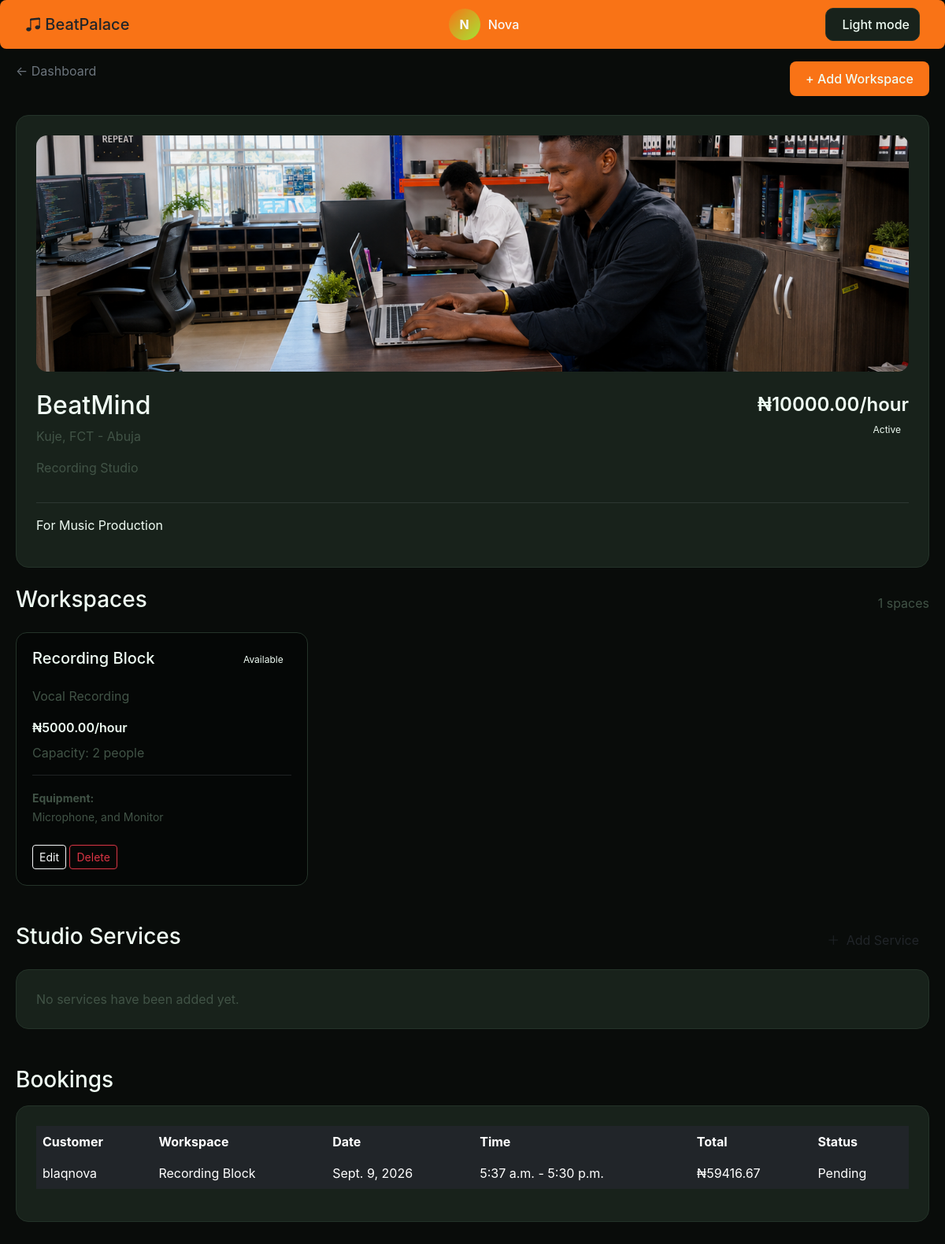
Screenshot of /studio/owner/studios/1/ (signed in) with the database file from the repository.
### accounts/models.py (models this page shows)
class User(AbstractUser):
    ROLE_CHOICES = (
        ("producer", "Producer"),
        ("artist", "Artist"),
    )
    email = models.EmailField(unique=True)
    role = models.CharField(
        max_length=20,
        choices=ROLE_CHOICES
    )
    avatar = models.ImageField(
        upload_to="avatars/",
        blank=True,
        null=True
    )
    verified = models.BooleanField(default=False)
    created_at = models.DateTimeField(auto_now_add=True)
    def __str__(self):
        return self.username

### studio/models.py (models this page shows, shortened)
class Studio(models.Model):
    STUDIO_TYPES = [
        ("recording", "Recording Studio"),
        ("mixing", "Mixing Room"),
        ("production", "Production Room"),
        ("rehearsal", "Rehearsal Room"),
        ("podcast", "Podcast / Video Studio"),
        ("content", "Content Creation Space"),
    ]
    STATE = [
        ("Abia",     "Abia"),
        ("Adamawa",     "Adamawa"),
        ("Akwa Ibom",     "Akwa Ibom"),
        ("Anambra",     "Anambra"),
        ("Bauchi",     "Bauchi"),
        ("Bayelsa",     "Bayelsa"),
        ("Benue",     "Benue"),
        ("Borno",     "Borno"),
        ("Cross River",     "Cross River"),
        ("Delta",     "Delta"),
        ("Ebonyi",     "Ebonyi"),
        ("Edo",     "Edo"),
        ("Ekiti",     "Ekiti"),
        ("Enugu",     "Enugu"),
        ("FCT - Abuja",     "FCT - Abuja"),
        ("Gombe",     "Gombe"),
        ("Imo",     "Imo"),
        ("Jigawa",     "Jigawa"),
        ("Kaduna",     "Kaduna"),
        ("Kano",     "Kano"),
        ("Katsina",     "Katsina"),
        ("Kebbi",     "Kebbi"),
        ("Kogi",     "Kogi"),
        ("Kwara",     "Kwara"),
        ("Lagos",     "Lagos"),
        ("Nasarawa",     "Nasarawa"),
        ("Niger",     "Niger"),
        ("Ogun",     "Ogun"),
        ("Ondo",     "Ondo"),
        ("Osun",     "Osun"),
        ("Oyo",     "Oyo"),
        ("Plateau",     "Plateau"),
        ("Rivers",     "Rivers"),
        ("Sokoto",     "Sokoto"),
        ("Taraba",     "Taraba"),
        ("Yobe",     "Yobe"),
        ("Zamfara",     "Zamfara"),
    ]
    owner = models.ForeignKey(
        settings.AUTH_USER_MODEL,
        on_delete=models.CASCADE,
        related_name="owned_studios",
    )
    name = models.CharField(max_length=200)
    studio_type = models.CharField(
        max_length=30,
        choices=STUDIO_TYPES,
        default="recording",
    )
    description = models.TextField()
    address = models.CharField(
        max_length=255,
    )
    city = models.CharField(
        max_length=100,
    )
    state = models.CharField(
        max_length=100,
        blank=True,
        choices=STATE,
    )
    country = models.CharField(
        max_length=100,
        default="Nigeria",
    )
    phone = models.CharField(
        max_length=30,
        blank=True,
    )
    email = models.EmailField(
        blank=True,
    )
    hourly_rate = models.DecimalField(
        max_digits=12,
        decimal_places=2,
        validators=[MinValueValidator(Decimal("0"))],
    )
    daily_rate = models.DecimalField(
        max_digits=12,
        decimal_places=2,
        null=True,
        blank=True,
        validators=[MinValueValidator(Decimal("0"))],
    )
    capacity = models.PositiveIntegerField(
        default=5,
    )
    equipment = models.TextField(
        blank=True,
        help_text="List studio equipment and instruments.",
    )
    amenities = models.TextField(
        blank=True,
    )
    rules = models.TextField(
        blank=True,
    )
    cover_image = models.ImageField(
        upload_to="studios/covers/",
        blank=True,
        null=True,
    )
    is_active = models.BooleanField(
        default=True,
    )
    created_at = models.DateTimeField(
        auto_now_add=True,
    )
    updated_at = models.DateTimeField(
        auto_now=True,
    )
    class Meta:
        ordering = ["-created_at"]

class Workspace(models.Model):
    studio = models.ForeignKey(
        Studio,
        on_delete=models.CASCADE,
        related_name="workspaces",
    )
    name = models.CharField(
        max_length=150,
    )
    description = models.TextField(
        blank=True,
    )
    hourly_rate = models.DecimalField(
        max_digits=12,
        decimal_places=2,
        validators=[MinValueValidator(Decimal("0"))],
    )
    capacity = models.PositiveIntegerField(
        default=2,
    )
    equipment = models.TextField(
        blank=True,
    )
    is_active = models.BooleanField(
        default=True,
    )
    created_at = models.DateTimeField(
        auto_now_add=True,
    )

class StudioBooking(models.Model):
    STATUS_CHOICES = [
        ("pending", "Pending"),
        ("confirmed", "Confirmed"),
        ("in_session", "In Session"),
        ("completed", "Completed"),
        ("cancelled", "Cancelled"),
        ("rejected", "Rejected"),
    ]
    BOOKING_TYPES = [
        ("hourly", "Hourly"),
        ("daily", "Daily"),
    ]
    customer = models.ForeignKey(
        settings.AUTH_USER_MODEL,
        on_delete=models.CASCADE,
        related_name="studio_bookings",
    )
    studio = models.ForeignKey(
        Studio,
        on_delete=models.PROTECT,
        related_name="bookings",
    )
    workspace = models.ForeignKey(
        Workspace,
        on_delete=models.PROTECT,
        related_name="bookings",
        null=True,
        blank=True,
    )
    booking_type = models.CharField(
        max_length=20,
        choices=BOOKING_TYPES,
        default="hourly",
    )
    booking_date = models.DateField()
    start_time = models.TimeField()
    end_time = models.TimeField()
    number_of_people = models.PositiveIntegerField(
        default=1,
    )
    notes = models.TextField(
        blank=True,
    )
    subtotal = models.DecimalField(
        max_digits=12,
        decimal_places=2,
        default=0,
    )
    service_fee = models.DecimalField(
        max_digits=12,
        decimal_places=2,
        default=0,
    )
    total_amount = models.DecimalField(
        max_digits=12,
        decimal_places=2,
        default=0,
    )
    status = models.CharField(
        max_length=20,
        choices=STATUS_CHOICES,
        default="pending",
    )
    created_at = models.DateTimeField(
        auto_now_add=True,
    )
    updated_at = models.DateTimeField(
        auto_now=True,
    )
    class Meta:
        ordering = ["-booking_date", "-start_time"]

### studio/views.py (the view)
@producer_required
def studio_owner_detail(request, studio_id):
    studio = get_object_or_404(
        Studio,
        id=studio_id,
        owner=request.user,
    )
    workspaces = studio.workspaces.all()
    services = studio.services.all()
    bookings = (
        studio.bookings
        .select_related(
            "customer",
            "workspace",
        )
        .order_by(
            "-booking_date",
            "-start_time",
        )
    )
    return render(
        request,
        "studio/studio_owner_detail.html",
        {
            "studio": studio,
            "workspaces": workspaces,
            "services": services,
            "bookings": bookings,
        },
    )

### templates/studio/studio_owner_detail.html (shortened to what this page needs)
{% extends "base.html" %}
{% block content %}
</head>
<body>
<div class="page pt-5">
    <div class="d-flex justify-content-between mb-4">
        <a
            href="{% url 'studio:owner_dashboard' %}"
            class="text-secondary text-decoration-none"
        >
            ← Dashboard
        </a>
        <a
            href="{% url 'studio:create_workspace' studio.id %}"
            class="btn btn-primary"
        >
            + Add Workspace
        </a>
    </div>
    <div class="box mb-4">
        {% if studio.cover_image %}
            <img
                src="{{ studio.cover_image.url }}"
                class="cover mb-4"
            >
        {% endif %}
        <div class="d-flex justify-content-between">
            <div>
                <h2>
                    {{ studio.name }}
                </h2>
                <p class="muted">
                    {{ studio.city }},
                    {{ studio.state }}
                </p>
                <p class="muted">
                    {{ studio.get_studio_type_display }}
                </p>
            </div>
            <div class="text-end">
                <div class="price fs-4">
                    ₦{{ studio.hourly_rate }}/hour
                </div>
                {% if studio.is_active %}
                    <span class="badge-active">
                        Active
                    </span>
                {% else %}
                    <span class="badge-inactive">
                        Inactive
                    </span>
                {% endif %}
            </div>
        </div>
        <hr class="border-secondary">
        <p>
            {{ studio.description }}
        </p>
    </div>
    <div class="d-flex justify-content-between
                align-items-center mb-3">
        <h3>
            Workspaces
        </h3>
        <span class="muted">
            {{ workspaces.count }} spaces
        </span>
    </div>
    <div class="row g-4 mb-5">
        {% for workspace in workspaces %}
        <div class="col-md-6 col-lg-4">
            <div class="workspace-card">
                <div class="d-flex
                            justify-content-between
                            align-items-start">
                    <h5>
                        {{ workspace.name }}
                    </h5>
                    {% if workspace.is_active %}
                        <span class="badge-active">
                            Available
                        </span>
                    {% else %}
                        <span class="badge-inactive">
                            Disabled
                        </span>
                    {% endif %}
                </div>
                <p class="muted mt-3">
                    {{ workspace.description|default:"No description." }}
                </p>
                <div class="price mt-3">
                    ₦{{ workspace.hourly_rate }}/hour
                </div>
                <div class="muted mt-2">
                    Capacity:
                    {{ workspace.capacity }} people
                </div>
                {% if workspace.equipment %}
                <hr class="border-secondary">
                <small class="muted">
                    <strong>Equipment:</strong><br>
                    {{ workspace.equipment }}
                </small>
                {% endif %}
                <div class="mt-4">
                    <button
                        class="btn btn-outline-light btn-sm"
                    >
                        Edit
                    </button>
                    <button
                        class="btn btn-outline-danger btn-sm"
                    >
                        Delete
                    </button>
                </div>
            </div>
        </div>
        {% endfor %}
    </div>
    <div class="d-flex justify-content-between
                align-items-center mb-3">
        <h3>
            Studio Services
        </h3>
        <a href="{% url 'studio:create_service' studio.id %}" class="btn btn-purple">
        <i class="bi bi-plus-lg me-1"></i>
        Add Service
    </a>
    </div>
    <div class="box mb-5">
        {% for service in services %}
        <div class="d-flex
                    justify-content-between
                    align-items-center
                    py-3
                    border-bottom
                    border-secondary">
            <div>
                <h6>
                    {{ service.name }}
                </h6>
                <small class="muted">
                    {{ service.description }}
                </small>
            </div>
            <div class="price">
                ₦{{ service.price }}
            </div>
        </div>
        {% empty %}
        <p class="muted mb-0">
            No services have been added yet.
        </p>
        {% endfor %}
    </div>
    <h3 class="mb-3">
        Bookings
    </h3>
    <div class="box">
        <div class="table-responsive">
            <table class="table table-dark
                          table-borderless
                          align-middle">
                <thead>
                    <tr>
                        <th>Customer</th>
                        <th>Workspace</th>
                        <th>Date</th>
                        <th>Time</th>
                        <th>Total</th>
                        <th>Status</th>
                    </tr>
                </thead>
                <tbody>
                {% for booking in bookings %}
                    <tr>
                        <td>
                            {{ booking.customer }}
                        </td>
                        <td>
                            {{ booking.workspace.name|default:"Studio" }}
                        </td>
                        <td>
                            {{ booking.booking_date }}
                        </td>
                        <td>
                            {{ booking.start_time }}
                            -
                            {{ booking.end_time }}
                        </td>
                        <td>
                            ₦{{ booking.total_amount }}
                        </td>
                        <td>
                            {{ booking.get_status_display }}
                        </td>
                    </tr>
                {% endfor %}
                </tbody>
            </table>
        </div>
    </div>
</div>
{% endblock %}

### templates/base.html (shortened to what this page needs)
{% load static %}
<!DOCTYPE html>
<html lang="en">
<head>
    <link
    href="https://cdn.jsdelivr.net/npm/bootstrap@5.3.3/dist/css/bootstrap.min.css"
    rel="stylesheet"
    >
    <link
    href="https://cdn.jsdelivr.net/npm/bootstrap-icons@1.11.3/font/bootstrap-icons.css"
    rel="stylesheet"
    >
    <link
     rel="stylesheet"
     href="{% static 'css/style.css' %}"
    >
</head>
<nav class="navbar fixed-top text-light btn btn-primary">
    <div class="container-fluid d-flex justify-content-between align-items-center">
        {% if user.role == "artist" %}
            <a class="navbar-brand" href="{% url 'artist_dashboard' %}">
                <i class="bi bi-music-note-beamed"></i>
                BeatPalace
            </a>
        {% elif user.role == "producer" %}
            <a class="navbar-brand text-dark" href="{% url 'producer_dashboard' %}"
            >
                <i class="bi bi-music-note-beamed"></i>
                BeatPalace
            </a>
        {% endif %}
        <div class="d-flex gap-2">
            <div class="user-profile">
                <div class="avatar">
                    {{ user.username|first|upper }}
                </div>
                <span>
                    {{ user.username }}
                </span>
            </div>
        </div>
        <button
    type="button"
    class="theme-toggle"
    id="themeToggle"
    aria-label="Switch to light theme"
>
    <span id="themeLabel">Light mode</span>
</button>
    </div>
</nav>
{% block content %}
{% endblock %}
</body>
</html>

### rows the page displays
User: username|first "N", username "Nova"
Studio: cover_image (picture), name "BeatMind", city "Kuje", state "FCT - Abuja", studio_type "Recording Studio", hourly_rate "10000.00", description "For Music Production", count "1"
Workspace: name "Recording Block", is_active "Available", description "Vocal Recording", hourly_rate "5000.00", capacity "2", equipment "Microphone, and Monitor"
StudioBooking: customer "blaqnova", workspace.name "Recording Block", booking_date "Sept. 9, 2026", start_time "5:37 a.m.", end_time "5:30 p.m.", total_amount "59416.67", status "Pending"
